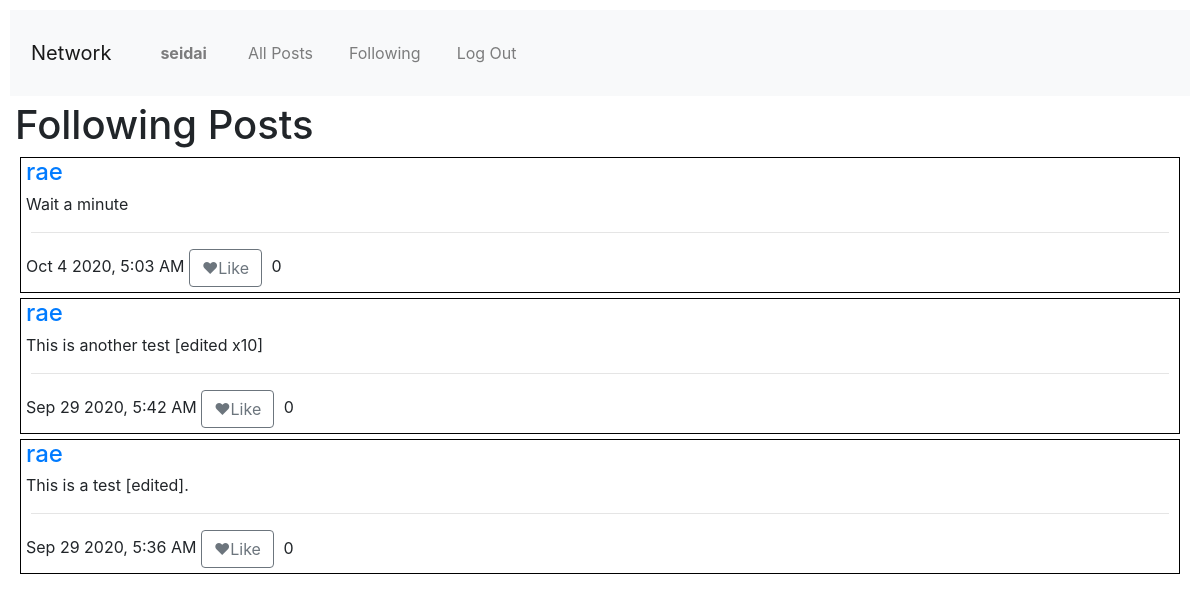
Page /following (signed in) on the committed database.
### network/models.py (models this page shows)
class User(AbstractUser):
    follows = models.ManyToManyField("self", symmetrical=False, related_name="followed_by")

class Post(models.Model):
    user = models.ForeignKey("User", on_delete=models.CASCADE, related_name="posts")
    body = models.TextField(blank=True)
    timestamp = models.DateTimeField(auto_now_add=True)
    likes = models.ManyToManyField("User", blank=True, related_name="posts_liked")
    def serialize(self):
        return {
            "id": self.id,
            "user": self.user.username,
            "user_id": self.user.id,
            "body": self.body,
            "timestamp": self.timestamp.strftime("%b %-d %Y, %-I:%M %p"),
            "likes": [user.id for user in self.likes.all()],
        }

### network/views.py (the view)
# urls.py: path("following", views.following, name="following"),
@login_required
def following(request):
    user = request.user
    posts = []
    for follow in user.follows.all():
        follow_posts = [post.serialize() for post in follow.posts.all()]
        for post in follow_posts:
            posts.append(post)
    posts.sort(key= lambda post: datetime.strptime(post["timestamp"],'%b %d %Y, %I:%M %p'), reverse=True)
    paginator = Paginator(posts, 10)
    page_number = request.GET.get('page')
    page_obj = paginator.get_page(page_number)
    return render(request, "network/following.html",{
        "page_obj":page_obj
    }
    )

### network/templates/network/following.html (shortened to what this page needs)
{% extends "network/layout.html" %}
{% load static %}
{% block body %}
    <h1>Following Posts</h1>
    {% include "network/posts.html" with page_obj=page_obj %}
{% endblock %}

### network/templates/network/layout.html (shortened to what this page needs)
{% load static %}
<!DOCTYPE html>
<html lang="en">
    <head>
        <link rel="stylesheet" href="https://stackpath.bootstrapcdn.com/bootstrap/4.4.1/css/bootstrap.min.css">
        <link href="{% static 'network/styles.css' %}" rel="stylesheet">
    </head>
    <body>
        <nav class="navbar navbar-expand-lg navbar-light bg-light">
            <a class="navbar-brand" href="{% url 'index' %}">Network</a>
            <div>
              <ul class="navbar-nav mr-auto">
                {% if user.is_authenticated %}
                    <li class="nav-item">
                        <a class="nav-link" href="{% url 'profile' user.id %}"><strong>{{ user.username }}</strong></a>
                    </li>
                {% endif %}
                <li class="nav-item">
                  <a class="nav-link" href="{% url 'index' %}">All Posts</a>
                </li>
                {% if user.is_authenticated %}
                    <li class="nav-item">
                        <a class="nav-link" href="{% url 'following' %}">Following</a>
                    </li>
                    <li class="nav-item">
                        <a class="nav-link" href="{% url 'logout' %}">Log Out</a>
                    </li>
                {% endif %}
              </ul>
            </div>
          </nav>
        <div class="body">
            {% block body %}
            {% endblock %}
        </div>
    </body>
</html>

### network/templates/network/posts.html (shortened to what this page needs)
<div id="posts-container">
    {% for post in page_obj %}
    <div class="post" style="border:black 1px solid">
        <a href="{% url 'profile' post.user_id %}" class="h4 post-user">{{post.user}}</a>
        <div class="post-body">{{post.body}}</div>
        <div class="post-foot">
            <hr>
            {{post.timestamp}}
            {% if user.is_authenticated%}
            <button name="like" data-post-id="{{post.id}}" class="btn btn-outline-secondary">❤Like</button>
            <span class="like-counter">0</span>
            {% endif %}
        </div>
    </div>
    {% endfor %}
</div>

### network/static/network/styles.css (style rules this page uses)
* { margin: 5px; }

### rows in the picture
User: username "seidai"
User: user "rae" "rae" "rae"
Post: body "Wait a minute"
Post: body "This is another test [edited x10]"
Post: body "This is a test [edited]."

### other values in the picture
{{ post.timestamp }} "Oct 4 2020, 5:03 AM" "Sep 29 2020, 5:42 AM" "Sep 29 2020, 5:36 AM"
